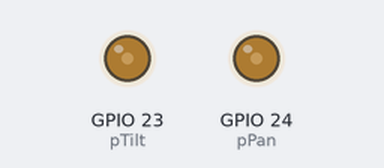
The program below on a simulated Raspberry Pi (BCM pin numbers). Shown: output pins drawn as LEDs (lit = HIGH). At 5.0 s the program stops and its outputs stay as they are.

Above: at 0.1 s.
At 5.1 s:
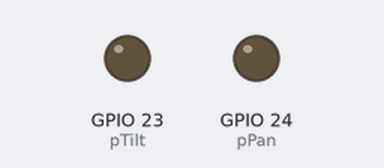
Timing chart, 0 to 6.5 s (numbered marks = the images above):
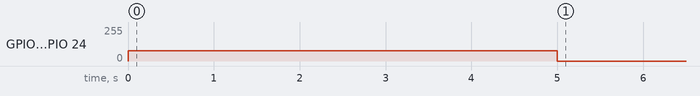

Measured:
- by itself, GPIO 23 (pTilt), GPIO 24 (pPan): 0/255 → 77/255 at 0.00 s, → 0/255 5.0 s later

The program:

servotest2.py
```python
import RPi.GPIO as GPIO
import time

pPan = 24
pTilt = 23

freq = 200

center = 1.5 * freq / 10
left = 0.5 * freq / 10
right = 2.5 * freq / 10

GPIO.setmode(GPIO.BCM)
GPIO.setup(pPan, GPIO.OUT)
GPIO.setup(pTilt, GPIO.OUT)

sPan = GPIO.PWM(pPan, freq)
sTilt = GPIO.PWM(pTilt, freq)

sPan.start(center)
sTilt.start(center)

time.sleep(5)

sPan.stop()
sTilt.stop()

GPIO.cleanup()
```
